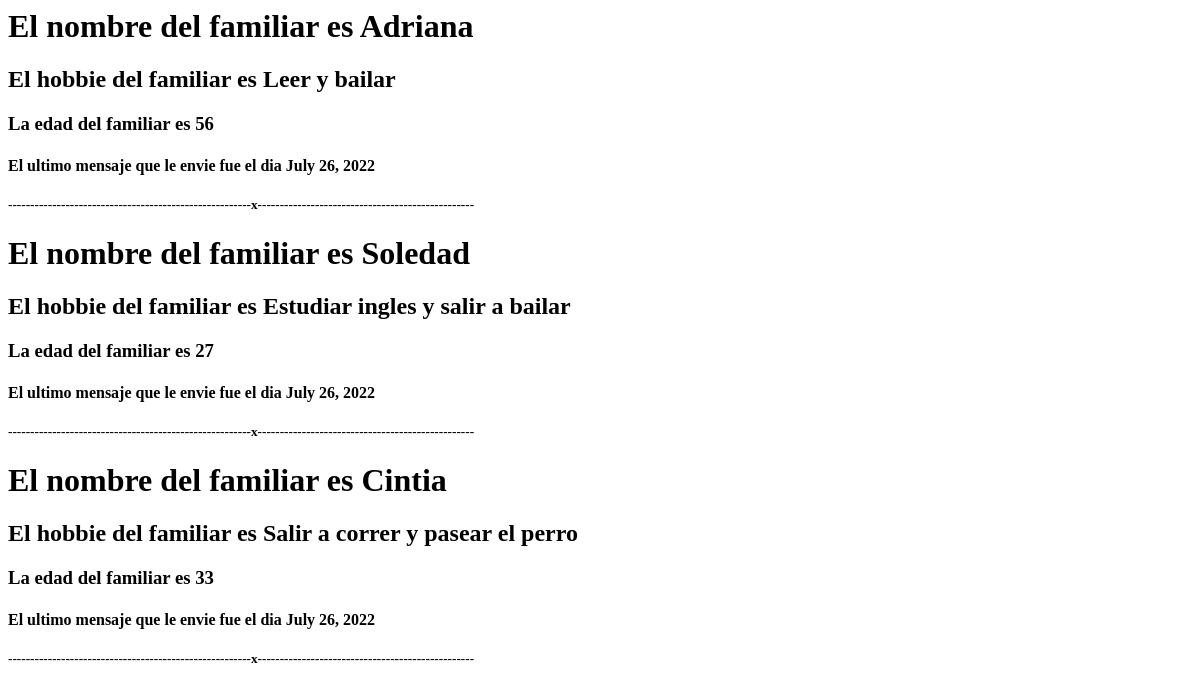
Page /lista-familiares/ on the earlier database version.
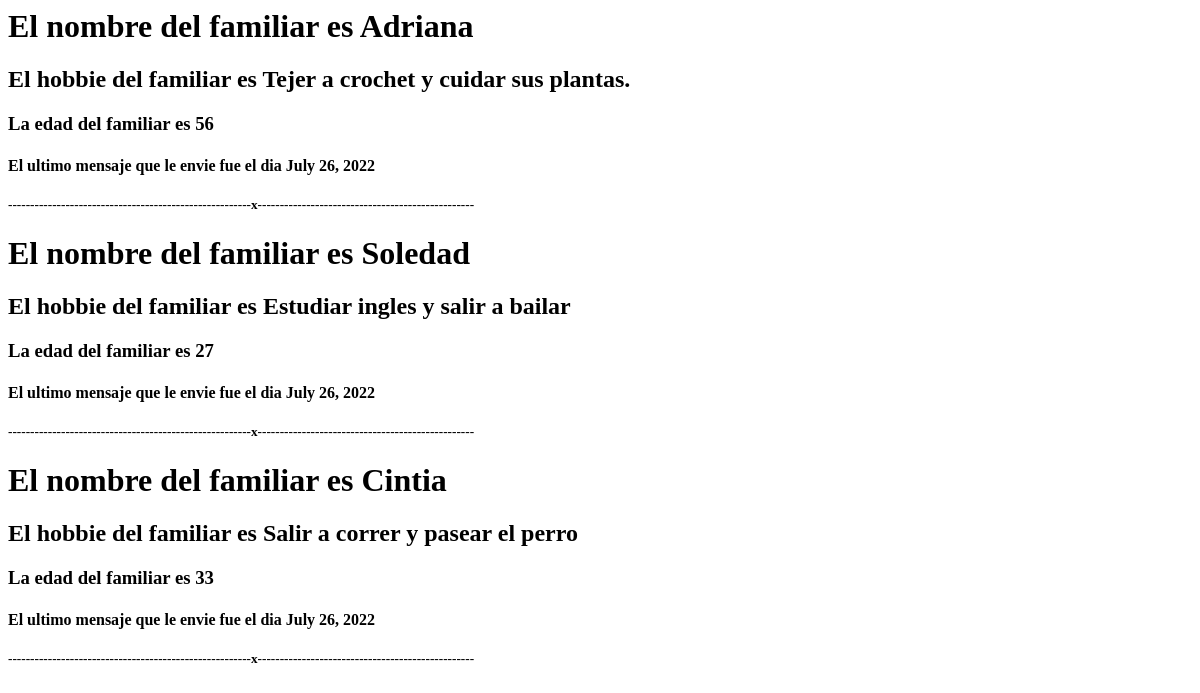
Same page on the later database version.
### familiares/models.py (models this page shows)
class Familiares(models.Model):
    nombre=models.CharField(max_length=50)
    apellido=models.CharField(max_length=50)
    hobbie=models.CharField(max_length=500,null=True,blank=True)
    edad=models.IntegerField()
    is_active= models.BooleanField(default=True)
    ultimo_mensaje_enviado= models.DateField(auto_now_add=True, null=True, blank=True)

### familiares/views.py (the view)
# urls.py: path('lista-familiares/', lista_familiares, name='lista-familiares')
def lista_familiares(request):
    familia = Familiares.objects.all()
    context={
        'familia': familia
    }
    return render (request,'lista-familiares.html',context=context)

### templates/lista-familiares.html
{% for familias in familia %}
    <h1>El nombre del familiar es {{familias.nombre}} {{nuevo_familiar.apellido}}</h1>
    <h2>El hobbie del familiar es {{familias.hobbie}}</h2>
    <h3>La edad del familiar es {{familias.edad}}</h3>
    <h4>El ultimo mensaje que le envie fue el dia {{familias.ultimo_mensaje_enviado}}</h4>
    <h5>-------------------------------------------------------x-------------------------------------------------</h5>
{% endfor %}

Differences in the rows shown:
changed Familiares "Adriana": hobbie "Leer y bailar" → "Tejer a crochet y cuidar sus plantas."
